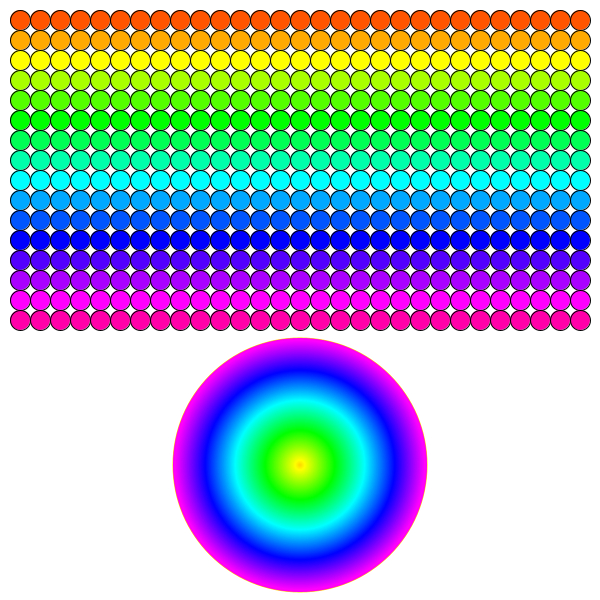
Frame 1 (no input)
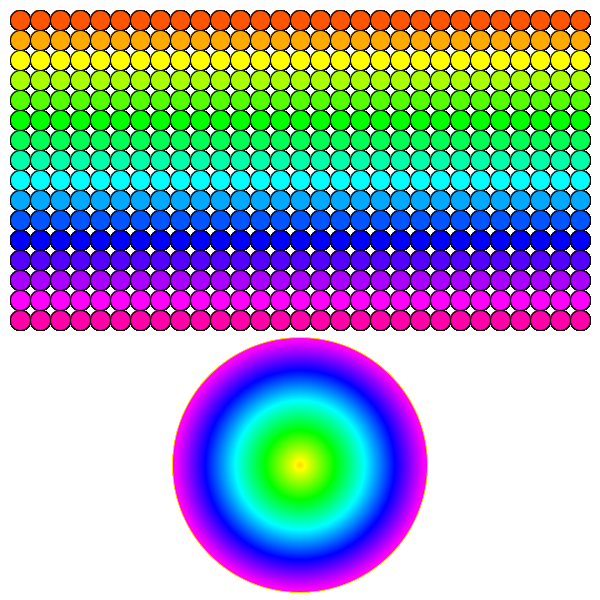
Frame 60 (the mouse pressed at the canvas centre just before this capture)
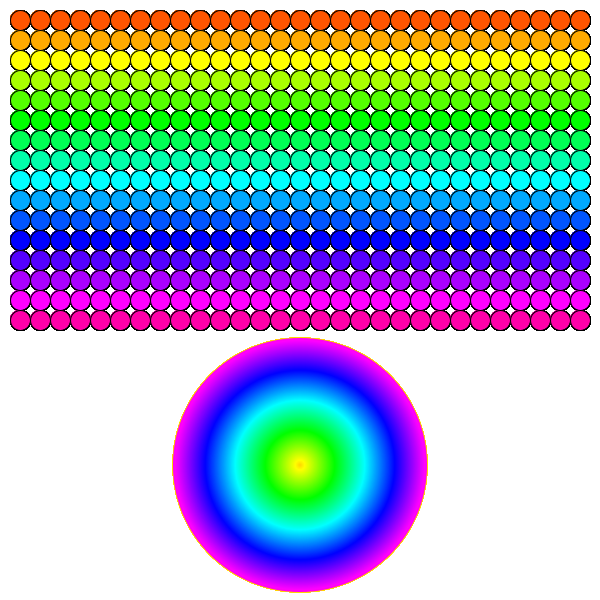
Frame 120 (the mouse held since frame 60 and released just before this capture)

The Processing sketch that drew these frames (run headless with seeded random() and noise(); from frame 60 on, the mouse is pressed at the canvas centre):

// Processing sketch: Exercise_A7
// ── Exercise_A7.pde
// Michael Lam
// March 18, 2018
// Set A, Exercise 7: A 29x16 grid of beautiful, small circles. And a big circle.

// Last updated June 2, 2018
// - Added additional documentation
// - Updated spacing to make code easier to read

// Declaring variables
int x, y;

// Initial setup
void setup() {
  size(600, 600);
  background(255);
  colorMode(HSB, 360, 100, 100);
}

void draw() {
  // Draws grid of circles
    y = 0; // Resets y coordinate at each loop.
    for (int i = 0; i < 16; i++) {
      y += 20; // Draws circles 20px vertically apart from each other.
      x = 0; // Resets x coordinate at each loop.
      for (int j = 0; j < 29; j++) {
        x += 20; // Draws circles 20px horizontally apart from each other.
        stroke(0);
        fill(y, 255, 255);
        ellipse(x, y, 20, 20);
      }
    }
    
    // Draws large circle with a radial gradient
    for (int k = 255; k > 0; k--) {
      noStroke();
      fill(50 + k % 255, 255, 255);
      ellipse(300, 465, k, k);
    }
}
